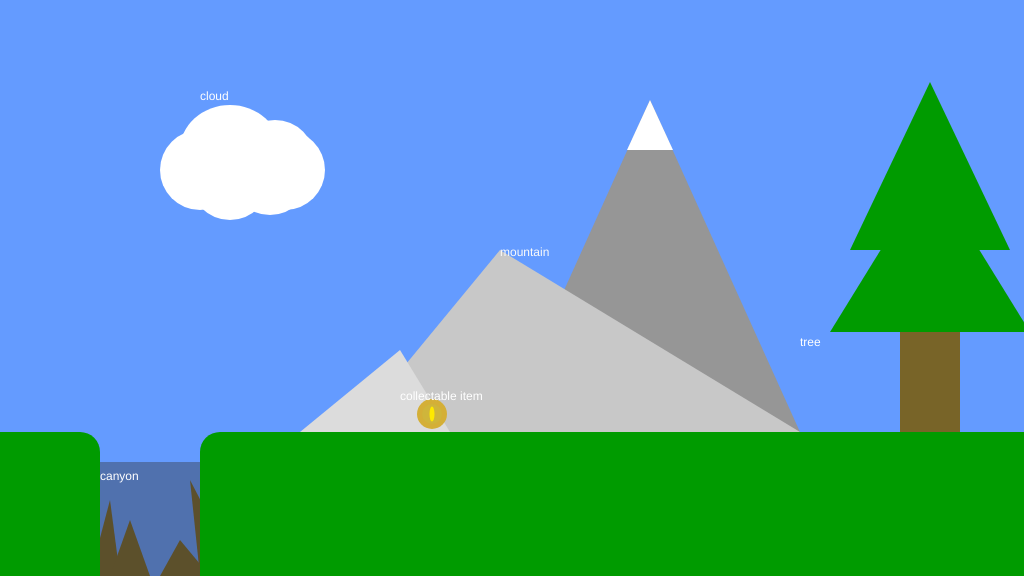
Frame 1 (no input)
Frame 60 (no input): identical to frame 1, image omitted
Frame 120 (the mouse pressed at the canvas centre since frame 60): identical to frame 1, image omitted

The p5.js sketch that drew this single still picture (run headless with seeded random() and noise() and a simulated clock; from frame 60 on, the mouse is pressed at the canvas centre):

// p5.js sketch
// ── sketch.js
/*

The Game Project

1 - Background Scenery

Use p5 drawing functions such as rect, ellipse, line, triangle and
point to draw the scenery as set out in the code comments. The items
should appear next to the text titles.

Each bit of scenery is worth two marks:

0 marks = not a reasonable attempt
1 mark = attempted but it's messy or lacks detail
2 marks = you've used several shape functions to create the scenery

I've given titles and chosen some base colours, but feel free to
imaginatively modify these and interpret the scenery titles loosely to
match your game theme.


WARNING: Do not get too carried away. If you're shape takes more than 5 lines
of code to draw then you've probably over done it.


*/

function setup()
{
	createCanvas(1024, 576);
}

function draw()
{
	background(100, 155, 255); //fill the sky blue

	noStroke();
	fill(0,155,0);
	rect(0, 432, 1024, 144); //draw some green ground

	//1. a cloud in the sky
	//... add your code here
    
    //cloud
    fill(255);
    ellipse(200,170,80,80);
    ellipse(230,150,100,90);
    ellipse(260,170,80,80);
    ellipse(230,180,80,80);
    ellipse(270,175,80,80);
    ellipse(275,160,80,80);
    ellipse(285,170,80,80);

	noStroke();
	fill(255);
	text("cloud", 200, 100);

	//2. a mountain in the distance
	//... add your code here
    
    //tall mountain
    fill(150,150,150);
    triangle(500,432,650,100,800,432);
    //snow cap tall mountain
    fill(255);
    triangle(627,150,650,100,673,150);
    //medium mountain
    fill(200,200,200);
    triangle(350,432,500,250,800,432);
    //small mountain
    fill(220,220,220);
    triangle(300,432,400,350,450,432);

    
	noStroke();
	fill(250,250,250);
	text("mountain", 500, 256);
    
   	//3. a tree
	//... add your code here
    
    //Tree trunk
    fill(120,100,40);
    rect(900,282,60,150);
    
    //Tree Branches
    fill(0,155,0);
    triangle(830,332,930,170,1030,332);
    triangle(850,250,930,82,1010,250);

	noStroke();
	fill(255);
	text("tree", 800, 346);

	//4. a canyon
	//NB. the canyon should go from ground-level to the bottom of the screen

	//... add your code here
    
    //canyon blue fill
    fill(100,155,255);
    rect(80,432,210,144);
    
    //canyon rocks
    fill(120,100,40);
    triangle(90,576,110,500,120,576);
    triangle(200,576,190,480,240,576);
    triangle(110,576,130,520,150,576);
    triangle(160,576,180,540,210,576);
    
    //canyon shadow
    fill(50,50,50,100);
    rect(80,462,210,114);
   
    //canyon rounded edges
    fill(0,155,0);
    rect(200,432,100,144,20,0,0,0);
    rect(0,432,100,144,0,20,0,0);

	noStroke();
	fill(255);
	text("canyon", 100, 480);

	//5. a collectable token - eg. a jewel, fruit, coins
	//... add your code here
    
    fill(212,175,55);
    ellipse(432,414,30,30);
    
    fill(207,181,59);
    ellipse(432,414,20,20);
    
    fill(255,233,0);
    ellipse(432,414,5,15);
    
	noStroke();
	fill(255);
	text("collectable item", 400, 400);
}
